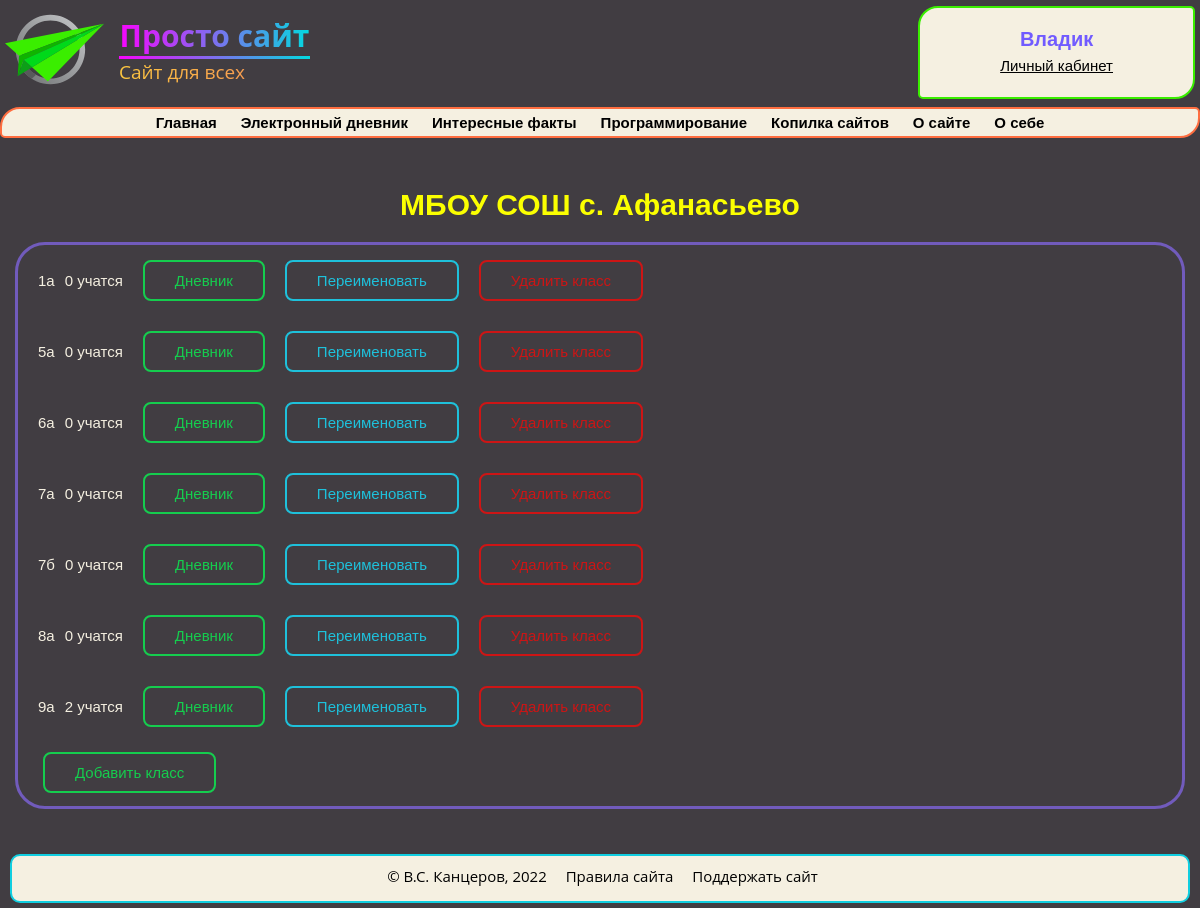
/1/classes (signed in), run on an earlier commit of the app's database.
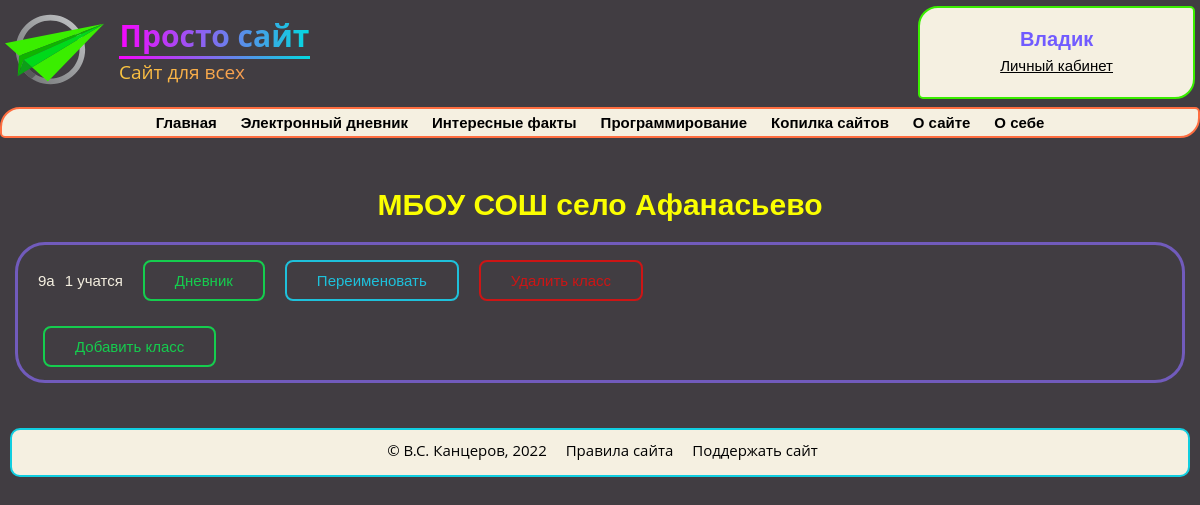
And on a later commit of the database.
### data/users.py (models this page shows, shortened)
class User(SqlAlchemyBase, UserMixin):
    __tablename__ = 'users'
    id = sqlalchemy.Column(sqlalchemy.Integer, primary_key=True, autoincrement=True)
    name = sqlalchemy.Column(sqlalchemy.String, nullable=False)
    surname = sqlalchemy.Column(sqlalchemy.String, nullable=True)
    class_n_id = sqlalchemy.Column(sqlalchemy.Integer, sqlalchemy.ForeignKey("class_n.id"), nullable=True)
    school_id = sqlalchemy.Column(sqlalchemy.Integer, sqlalchemy.ForeignKey("schools.id"), nullable=True)
    email = sqlalchemy.Column(sqlalchemy.String,
                              index=True, unique=True, nullable=False)
    admin = sqlalchemy.Column(sqlalchemy.Boolean, default=False)
    hashed_password = sqlalchemy.Column(sqlalchemy.String, nullable=False)

### data/schools.py (models this page shows)
class School(SqlAlchemyBase, UserMixin):
    __tablename__ = 'schools'
    id = sqlalchemy.Column(sqlalchemy.Integer, primary_key=True, autoincrement=True)
    name = sqlalchemy.Column(sqlalchemy.String, nullable=False)

### data/class_n.py (models this page shows)
class Classes(SqlAlchemyBase, UserMixin):
    __tablename__ = 'class_n'
    id = sqlalchemy.Column(sqlalchemy.Integer, primary_key=True, autoincrement=True)
    name = sqlalchemy.Column(sqlalchemy.String, nullable=False)
    school_id = sqlalchemy.Column(sqlalchemy.Integer, sqlalchemy.ForeignKey("schools.id"))

### main.py (the view)
@app.route('/<int:school_id>/classes')
def classes_site(school_id):
    if current_user.is_authenticated and current_user.admin:
        if not check_id(school_id, School):
            return abort(404)
        db_sess = db_session.create_session()
        classes = db_sess.query(Classes).filter(Classes.school_id == school_id).all()
        classes = sorted(classes, key=lambda x: x.name)
        users = db_sess.query(User).filter(User.school_id).all()
        users_classes = dict()  # Словарь для указания сколько учеников в каждом классе
        for class_n in classes:
            k = 0
            for user in users:
                if user.class_n_id == class_n.id:
                    k += 1
            users_classes[class_n.name] = k
        title = db_sess.query(School).filter(School.id == school_id).first().name
        return render_template('classes.html', classes=classes, title=title,
                               users_classes=users_classes, school_id=school_id)
    return abort(404)

### data/db_session.py (called while the page is built)
def create_session() -> Session:
    global __factory
    return __factory()

### main.py (called while the page is built)
@login_manager.user_loader
def load_user(user_id):
    db_sess = db_session.create_session()
    return db_sess.query(User).get(user_id)

def check_id(id_is_check, class_is_check):
    db_sess = db_session.create_session()
    my_class_one = db_sess.query(class_is_check).filter(class_is_check.id == id_is_check).first()
    if my_class_one is None:
        return False
    return True

### templates/classes.html (shortened to what this page needs)
{% extends 'base.html' %}
{% block body %}
<h1>{{title}}</h1>
<div class="personal">
    {% for class_n in classes %}
    <div class="div-flex">
        <p>{{ class_n.name }}</p>
        <p>{{ users_classes[class_n.name] }} учатся</p>
        <a class="shine-button" href="/homeworks/{{class_n.id}}">Дневник</a>
        <a class="shine-button-blue" href="/change/class/{{class_n.id}}">Переименовать</a>
        <a class="shine-button-red" href="/delete/class/{{class_n.id}}">Удалить класс</a>
    </div>
    {% endfor %}
    <a class="shine-button" href="/add/{{school_id}}/class">Добавить класс</a>
</div>
{% endblock %}

### templates/base.html (shortened to what this page needs)
<!DOCTYPE html>
<html lang="ru">
<head>
    <link type="text/css" rel="stylesheet" href="{{ url_for('static', filename='css/main.css') }}"/>
</head>
<body>
<header id="header" class="header">
    <a href="/" id="logo" class="logo">
        <img src="/static/logo.svg"/>
        <div class="logo-text">
            <h1>Просто сайт</h1>
            <hr>
            <p>Сайт для всех</p>
        </div>
    </a>
    <div id="authorization" class="authorization">
        {% if current_user.is_authenticated %}
            <a href="/logout" class="empty_a">
                <h1> {{ current_user.name }} </h1>
            </a>
            <a href="/personal" class="empty_a">
                <p> Личный кабинет </p>
            </a>
        {% endif %}
    </div>
</header>
<section>
    <div id="nav">
        <ul class="menu animate__animated notshow" id="navbar">
            <a href="/">
                <li class="li1">Главная</li>
            </a>
            <a href="/homeworks">
                <li class="li1">Электронный дневник</li>
            </a>
            <a href="#">
                <li class="li1">Интересные факты</li>
            </a>
            <a href="#">
                <li class="li1">Программирование</li>
            </a>
            <a href="#">
                <li class="li1">Копилка сайтов</li>
            </a>
            <a href="#">
                <li class="li1">О сайте</li>
            </a>
            <a href="#">
                <li class="li1">О себе</li>
            </a>
        </ul>
    </div>
</section>
{% block body %}{% endblock %}
<footer id="footer" class="footer">
    <p>© В.С. Канцеров, 2022</p>
    <a href="#">Правила сайта </a>
    <a href="#">Поддержать сайт</a>
</footer>
</body>
</html>

### static/css/main.css (style rules this page uses)
body { font-family: 'Open Sans', sans-serif; background-color: #413d42; color: #F5F0E1; font-size: 15px; padding: 0; margin: 0; }
a { color: #00ff00; text-decoration: underline; }
.header { display: flex; justify-content: space-between; }
h1 { color: #fbff00; text-align: center; font-family: 'Montserrat', sans-serif; font-size: 30px; margin-top: 50px; }
.logo { display: flex; align-items: center; margin-left: 5px; text-decoration: none; user-select: none; }
.logo-text { width: 191px; margin-left: 15px; }
.logo-text h1 { font-size: 30px; margin: 0; font-family: 'Open Sans', sans-serif; background: linear-gradient(to right, #F705FE, #03D9DF); background-clip: text; -webkit-background-clip: text; -webkit-text-fill-color: transparent; }
.logo-text hr { margin: 0; border: 0px; height: 3px; background: linear-gradient(to right, #F705FE, #03D9DF); }
.logo-text p { font-size: 19px; margin: 0; background: linear-gradient(to right, #FCC63F, #F48758); background-clip: text; -webkit-background-clip: text; -webkit-text-fill-color: transparent; }
.authorization { margin-top: 6px; margin-right: 5px; padding: 0 80px; color: black; border: 2px solid #3aee00; border-radius: 20px 5px; text-align: center; background-color: #f5f0e1; }
.authorization h1 { font-family: 'Montserrat', sans-serif; font-weight: 700; color: #715BFF; margin-top: 20px; margin-bottom: 6px; font-size: 20px; }
.authorization p { font-family: 'Montserrat', sans-serif; font-weight: 400; font-size: 15px; margin-top: 6px; color: #000; text-decoration: underline; }
.menu { margin: 0; padding: 0; margin-top: 8px; list-style-type: none; border: 2px solid #ff6e40; border-radius: 20px 5px; text-align: center; background-color: #f5f0e1; }
.menu a { color: #000000; padding: 5px 10px; text-decoration: none; font-family: 'Montserrat', sans-serif; font-weight: 600; display: inline-block; width: auto; }
.empty_a { text-decoration: none }
.personal { margin: 0px 15px; border: solid #715bbc; padding: 0px 15px; border-radius: 30px; font-size: 15px; font-family: 'Montserrat', sans-serif; }
.div-flex { display: flex; padding: 5px; }
.shine-button-red { text-decoration: none; display: inline-block; padding: 10px 30px; margin: 10px 10px; position: relative; overflow: hidden; border: 2px solid #cd1515; border-radius: 8px; font-family: 'Montserrat', sans-serif; color: #cd1515; transition: .2s ease-in-out; }
.shine-button-red:before { content: ""; background: linear-gradient(90deg, rgba(255, 255, 255, .1), rgba(255, 255, 255, .5)); height: 50px; width: 50px; position: absolute; top: -8px; left: -75px; transform: skewX(-45deg); }
.shine-button-blue { text-decoration: none; display: inline-block; padding: 10px 30px; margin: 10px 10px; position: relative; overflow: hidden; border: 2px solid #1ec1db; border-radius: 8px; font-family: 'Montserrat', sans-serif; color: #1ec1db; transition: .2s ease-in-out; }
.shine-button-blue:before { content: ""; background: linear-gradient(90deg, rgba(255, 255, 255, .1), rgba(255, 255, 255, .5)); height: 50px; width: 50px; position: absolute; top: -8px; left: -75px; transform: skewX(-45deg); }
.shine-button { text-decoration: none; display: inline-block; padding: 10px 30px; margin: 10px 10px; position: relative; overflow: hidden; border: 2px solid #15cd4e; border-radius: 8px; font-family: 'Montserrat', sans-serif; color: #15cd4e; transition: .2s ease-in-out; }
.shine-button:before { content: ""; background: linear-gradient(90deg, rgba(255, 255, 255, .1), rgba(255, 255, 255, .5)); height: 50px; width: 50px; position: absolute; top: -8px; left: -75px; transform: skewX(-45deg); }
#footer { margin: 5px 10px; margin-top: 45px; border: 2px solid #10cee0; border-radius: 10px 10px; background-color: #f5f0e1; text-align: center; }
#footer p { margin-top: 10px; margin-left: 10px; margin-right: 5px; color: #000; width: auto; display: inline-block; }
#footer a { margin-top: 5px; margin-left: 10px; margin-right: 5px; padding: 0; text-decoration: none; color: #000; width: auto; display: inline-block; transition: all 0.5s ease; margin-bottom: 5px; }
:root { --animate-duration: 1s; --animate-delay: 1s; --animate-repeat: 1; }
.animate__animated { -webkit-animation-duration: 1s; animation-duration: 1s; -webkit-animation-duration: var(--animate-duration); animation-duration: var(--animate-duration); -webkit-animation-fill-mode: both; animation-fill-mode: both; }

What changed in the data, as far as the page shows it:
removed Classes: name "1а", name "0"
removed Classes: name "5а", name "0"
removed Classes: name "6а", name "0"
removed Classes: name "7а", name "0"
removed Classes: name "7б", name "0"
removed Classes: name "8а", name "0"
changed School: name "МБОУ СОШ с. Афанасьево" → "МБОУ СОШ село Афанасьево"
computed for Classes: name "2" → "1"
